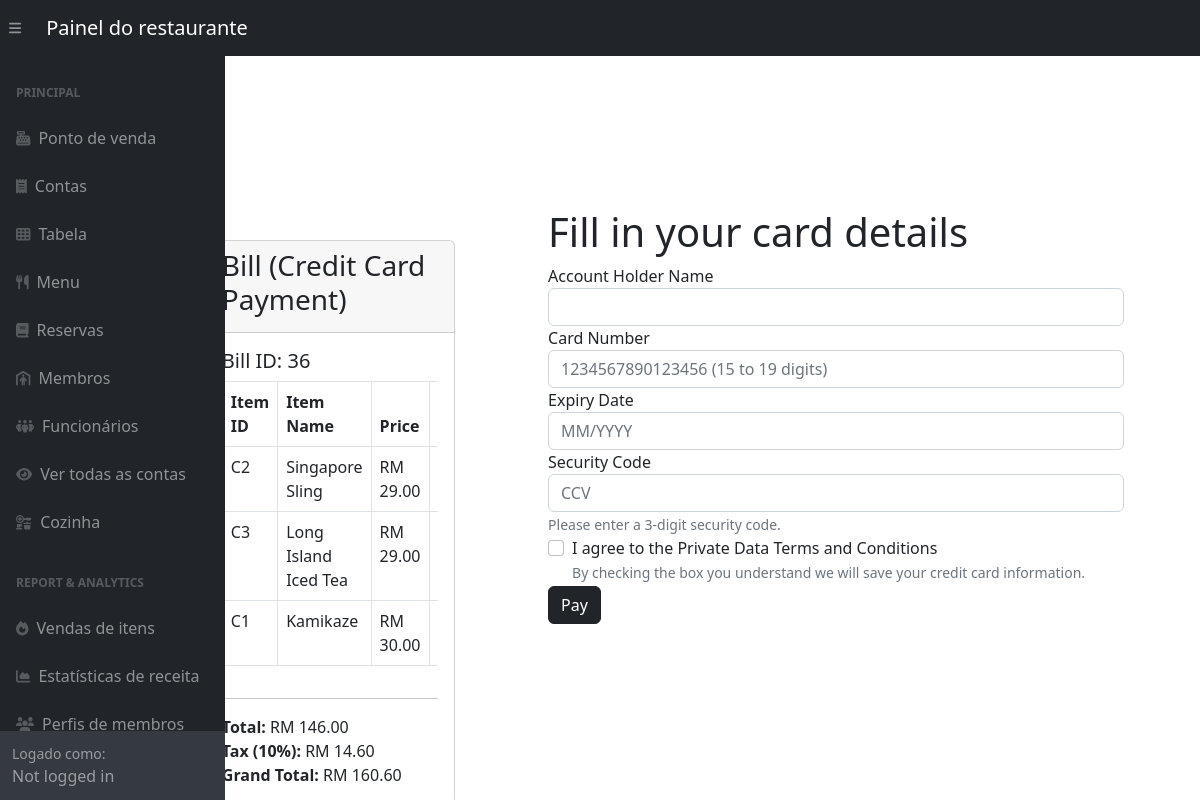
/adminSide/posBackend/posCardPayment.php?bill_id=36, run on the app's committed database.
### tables this page shows
CREATE TABLE `Bill_Items` (
  `bill_item_id` int(11) NOT NULL,
  `bill_id` int(11) DEFAULT NULL,
  `item_id` varchar(6) DEFAULT NULL,
  `quantity` int(11) DEFAULT NULL
);

CREATE TABLE `Menu` (
  `item_id` varchar(6) NOT NULL,
  `item_name` varchar(255) DEFAULT NULL,
  `item_type` varchar(255) DEFAULT NULL,
  `item_category` varchar(255) DEFAULT NULL,
  `item_price` decimal(10,2) DEFAULT NULL,
  `item_description` varchar(255) DEFAULT NULL
);

### adminSide/posBackend/posCardPayment.php (the view, shortened to what this page needs)
<?php
require_once '../config.php';
include '../inc/dashHeader.php';
$bill_id = $_GET['bill_id'];
?>
<div class="container" style="margin-top: 15rem; margin-left: 4rem;">
    <div class="row justify-content-center">
        <div class="col-md-8">
            <div class="card">
                <div class="card-header">
                    <h3 class="card-title">Bill (Credit Card Payment)</h3>
                </div>
                <div class="card-body">
                    <h5>Bill ID: <?php echo $bill_id; ?></h5>
                    <div class="table-responsive">
                        <table class="table table-bordered">
                            <thead>
                                <tr>
                                    <th>Item ID</th>
                                    <th>Item Name</th>
                                    <th>Price</th>
                                    <th>Quantity</th>
                                </tr>
                            </thead>
                            <tbody>
            <?php
            $cart_query = "SELECT bi.*, m.item_name, m.item_price FROM bill_items bi
                           JOIN Menu m ON bi.item_id = m.item_id
                           WHERE bi.bill_id = '$bill_id'";
            $cart_result = mysqli_query($link, $cart_query);
            $cart_total = 0;
            $tax = 0.1;
            if ($cart_result && mysqli_num_rows($cart_result) > 0) {
                while ($cart_row = mysqli_fetch_assoc($cart_result)) {
                    $item_id = $cart_row['item_id'];
                    $item_name = $cart_row['item_name'];
                    $item_price = $cart_row['item_price'];
                    $quantity = $cart_row['quantity'];
                    $total = $item_price * $quantity;
                    $cart_total += $total;
                    echo '<tr>';
                    echo '<td>' . $item_id . '</td>';
                    echo '<td>' . $item_name . '</td>';
                    echo '<td>RM ' . number_format($item_price,2) . '</td>';
                    echo '<td>' . $quantity . '</td>';
                    echo '</tr>';
                }
            } else {
                echo '<tr><td colspan="6">No Items in Cart.</td></tr>';
            }
            ?>
        </tbody>
                        </table>
                    </div>
                    <hr>
                    <div class="text-right">
                        <?php
                        echo "<strong>Total:</strong> RM " . number_format($cart_total, 2) . "<br>";
                        echo "<strong>Tax (10%):</strong> RM " . number_format($cart_total * $tax, 2) . "<br>";
                        $GRANDTOTAL = $tax * $cart_total + $cart_total;
                        echo "<strong>Grand Total:</strong> RM " . number_format($GRANDTOTAL, 2);
                        ?>
                    </div>
                </div>
            </div>
        </div>
    </div>
</div>
<div id="card-payment" class="col-md-6 order-md-2" style="margin-top: 10rem; margin-right: 5rem;max-width: 40rem;">
    <div class="container-fluid pt-5 pl-3 pr-3">
        <h1>Fill in your card details</h1>
        <form action="creditCard.php?bill_id=<?php echo $bill_id; ?>" method="post">
            <div class="form-group">
                <label for="cardNameField">Account Holder Name</label>
                <input type="text" id="cardNameField" name="cardName" class="form-control" required>
            </div>
            <div class="form-group">
                <label for="cardField">Card Number</label>
                <input type="text" id="cardField" name="cardNumber" maxlength="19" minlength="15" class="form-control" placeholder="1234567890123456 (15 to 19 digits)" required>
            </div>
            <div class="form-group">
                <label for="expiryDate">Expiry Date</label>
                <input type="text" id="expiryDate" name="expiryDate" pattern="(0[1-9]|1[0-2])\/[0-9]{4}" maxlength="7" placeholder="MM/YYYY" class="form-control" required>
            </div>
            <div class="form-group">
                <label for="securityCode">Security Code</label>
                <input type="text" id="securityCode" name="securityCode" maxlength="3" class="form-control" placeholder="CCV" pattern="[0-9]{3}" required>
                <small class="form-text text-muted">Please enter a 3-digit security code.</small>
            </div>
            <div class="form-check">
                <input type="checkbox" class="form-check-input" id="privacyCheckbox" required>
                <label class="form-check-label" for="privacyCheckbox">I agree to the Private Data Terms and Conditions</label><br>
                <small id="privacyHelp" class="form-text text-muted">By checking the box you understand we will save your credit card information.</small>
            </div>
            <button type="submit" id="cardSubmit" class="btn btn-dark">Pay</button>
        </form>
    </div>
</div>
<?php include '../inc/dashFooter.php'; ?>

### data on the page
bill_items: item "C2", item.item_name "Singapore Sling", item.item_price "29.00"
bill_items: item "C3", item.item_name "Long Island Iced Tea", item.item_price "29.00"
bill_items: item "C1", item.item_name "Kamikaze", item.item_price "30.00"

### other printed values
$bill_id "36"
$cart_total "146.00"
$cart_total * $tax "14.60"
$GRANDTOTAL "160.60"
